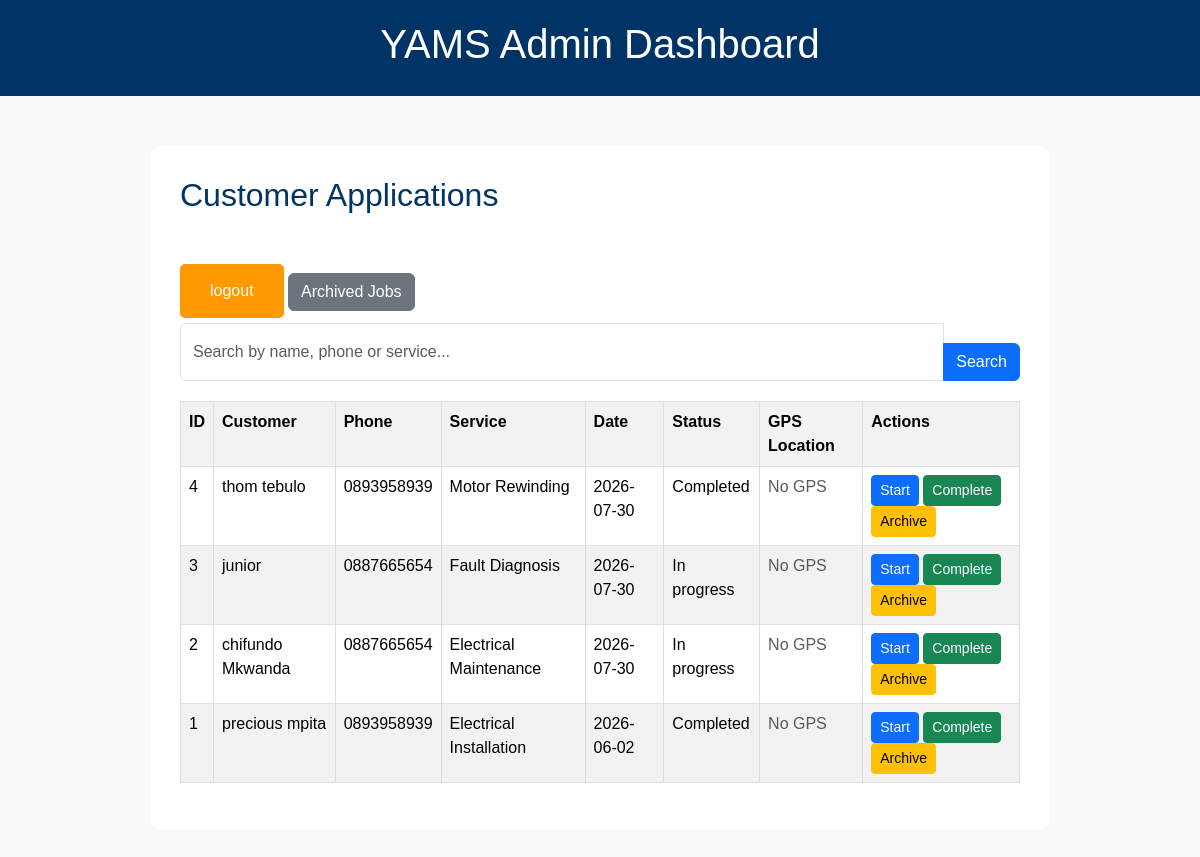
/admin (signed in), run on the app's committed database.
### tables this page shows
CREATE TABLE applications (
    id INTEGER PRIMARY KEY AUTOINCREMENT,
    fullname TEXT NOT NULL,
    phone TEXT NOT NULL,
    email TEXT,
    location TEXT NOT NULL,
    service TEXT NOT NULL,
    description TEXT NOT NULL,
    service_date TEXT,
    status TEXT DEFAULT 'Pending'
, archived INTEGER DEFAULT 0, completed_date TEXT, latitude REAL, longitude REAL);

### app.py (the view)
@app.route('/admin')
def admin():
    if not session.get('logged_in'):
        return redirect('/login')
    search = request.args.get("search", "")
    conn = sqlite3.connect('database.db')
    cursor = conn.cursor()
    if search:
        cursor.execute("""SELECT *
                   FROM applications
                   WHERE archived = 0
                   AND(
                   fullname LIKE ?
                   OR phone LIKE ?
                   OR service LIKE ?
                   )
                   ORDER BY id DESC
                   """, (f"%{search}%", f"%{search}%", f"{search}%"))
    else:
        cursor.execute("""SELECT *
                       FROM applications
                       WHERE archived = 0
                       ORDER BY id DESC
                  """)
    applications = cursor.fetchall()
    conn.close()
    return render_template(
        "admin.html",
        applications=applications
    )

### templates/admin.html (shortened to what this page needs)
<!DOCTYPE html>
<html>
<head>
    <link rel="stylesheet"
          href="{{ url_for('static', filename='css/style.css') }}">
    <link
            href="https://cdn.jsdelivr.net/npm/bootstrap@5.3.3/dist/css/bootstrap.min.css" rel="stylesheet">
    <link rel="stylesheet" href="{{ url_for('static', filename='css/style.css') }}">
</head>
<body>
<header>
    <h1>YAMS Admin Dashboard</h1>
</header>
<div class="content">
    <h2>Customer Applications</h2>
    <a href="/logout" class="button">
        logout
    </a>
    <a href="/archived" class="btn btn-secondary">
        Archived Jobs
    </a>
    <form method="GET" action="/admin" class="mb-2">
        <div class="input-group">
            <input type="text"
                   class="form-control"
                   name="search"
                   placeholder="Search by name, phone or service..."
                   value="{{ request.args.get('search','') }}">
            <button class="btn btn-primary" type="submit">
                Search
            </button>
        </div>
    </form>
    <table class="table table-bordered table-striped">
        <tr>
            <th>ID</th>
            <th>Customer</th>
            <th>Phone</th>
            <th>Service</th>
            <th>Date</th>
            <th>Status</th>
            <th>GPS Location</th>
            <th>Actions</th>
        </tr>
        {% for app in applications %}
        <tr>
            <td>{{ app[0] }}</td>
            <td>{{ app[1] }}</td>
            <td>{{ app[2] }}</td>
            <td>{{ app[5] }}</td>
            <td>{{ app[7] }}</td>
            <td>{{ app[8] }}</td>
            <td>
                {% if app[11] and app[12] %}
                <a href="https://www.google.com/maps?q={{ app[11] }},{{ app[12] }}"
                   target="_blank"
                   class="btn btn-info btn-sm">
                    📍 View Map
                </a>
                {% else %}
                <span class="text-muted">No GPS</span>
                {% endif %}
            </td>
            <td>
            <a href="/start/{{ app[0] }}" class="btn btn-primary btn-sm">
                Start
            </a>
            <a href="/complete/{{ app[0] }}" class="btn btn-success btn-sm">
                Complete
            </a>
            <a href="/archive/{{ app[0] }}" class="btn btn-warning btn-sm">
                Archive
            </a>
            </td>
        </tr>
        {% endfor %}
    </table>
</div>
</body>
</html>

### static/css/style.css (style rules this page uses)
* { margin: 0; padding: 0; box-sizing: border-box; font-family: Arial, sans-serif; }
body { background: #f8f9fa; }
header { background: #003366; color: white; text-align: center; padding: 20px; }
.button { display: inline-block; background: #ff9900; color: white; padding: 15px 30px; margin-top: 30px; text-decoration: none; border-radius: 5px; }
.content { max-width: 900px; margin: 50px auto; padding: 30px; background: white; border-radius: 10px; }
.content h2 { color: #003366; margin-bottom: 20px; }
form { display: flex; flex-direction: column; }
input, select, textarea { padding: 12px; margin-top: 5px; border: 1px solid #ccc; border-radius: 5px; font-size: 16px; }
button { margin-top: 25px; padding: 15px; background: #ff9900; color: white; border: none; border-radius: 5px; font-size: 16px; cursor: pointer; }
table { width: 100%; border-collapse: collapse; margin-top: 20px; }
th { background: #003366; color: white; padding: 12px; }
td { border: 1px solid #ddd; padding: 10px; }
tr:nth-child(even) { background: #f4f4f4; }
:root { --primary: #0A2540; --secondary: #F4B400; --light: #F8F9FA; --dark: #21259; }

### data on the page
applications: id "4", fullname "thom tebulo", phone "0893958939", service "Motor Rewinding", service_date "2026-07-30", status "Completed"
applications: id "3", fullname "junior", phone "0887665654", service "Fault Diagnosis", service_date "2026-07-30", status "In progress"
applications: id "2", fullname "chifundo Mkwanda", phone "0887665654", service "Electrical Maintenance", service_date "2026-07-30", status "In progress"
applications: id "1", fullname "precious mpita", phone "0893958939", service "Electrical Installation", service_date "2026-06-02", status "Completed"
